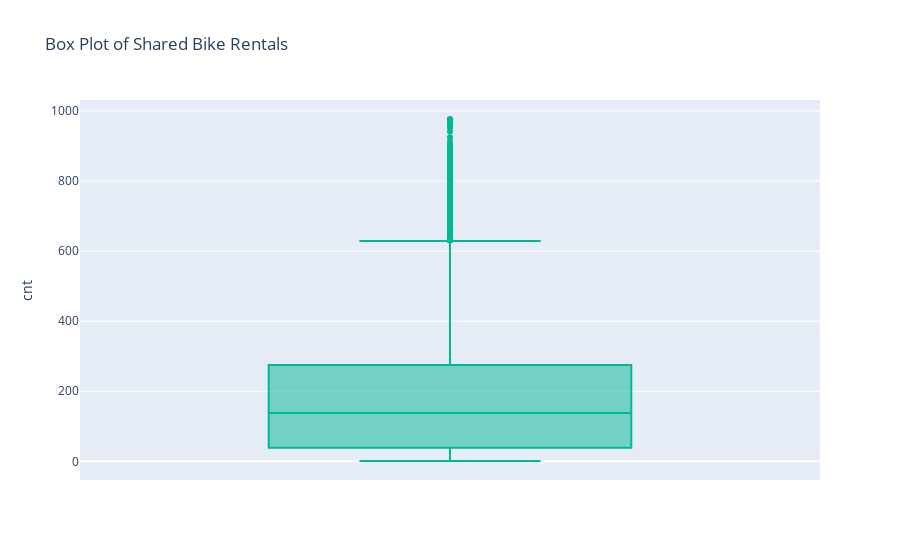

This figure's notebook cell:
### Markdown cell above
### **• Dealing with Outliers:**

Identifying and addressing the data points that significantly deviate from the typical values observed in the dataset for the `cnt` variable. Outliers can skew analysis results which can have an impact in the performance of predictive models.

### Code cell
# Plotting the distribution for "cnt" values.
px.box(bike_dataset, y="cnt", color_discrete_sequence=['#00b894'], title='Box Plot of Shared Bike Rentals')

# Checked: There are a few values of `cnt` that lie well above the average, hence these should be dealt with.

### Figure 1 — Plotly figure (JSON) as saved in the notebook; plotly's stock layout.template omitted (floating-point values rounded to 4 significant figures; data arrays with more than 128 entries replaced by an {"elided": "..."} marker saying what was removed)
{"data": [{"alignmentgroup": "True", "hovertemplate": "cnt=%{y}<extra></extra>", "legendgroup": "", "marker": {"color": "#00b894"}, "name": "", "notched": false, "offsetgroup": "", "orientation": "v", "showlegend": false, "type": "box", "x0": " ", "xaxis": "x", "y": {"elided": "15211 int values"}, "y0": " ", "yaxis": "y"}], "layout": {"boxmode": "group", "legend": {"tracegroupgap": 0}, "title": {"text": "Box Plot of Shared Bike Rentals"}, "xaxis": {"anchor": "y", "domain": [0, 1]}, "yaxis": {"anchor": "x", "domain": [0, 1], "title": {"text": "cnt"}}}}
